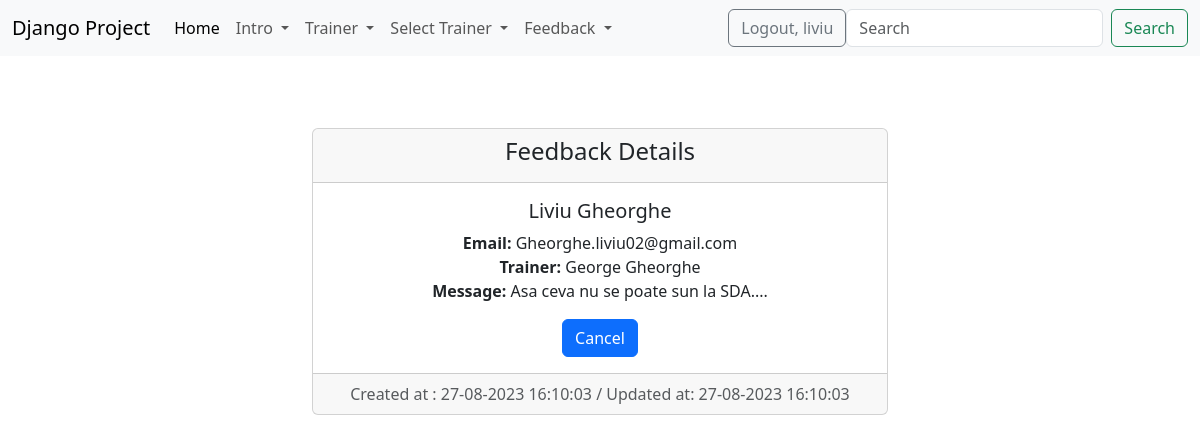
Page /detail_feedback/1/ (signed in) on the committed database.
### feedback/models.py (models this page shows)
class Feedback(models.Model):
    first_name = CharField(max_length=40)
    last_name = CharField(max_length=40)
    email = EmailField(max_length=40)
    trainer = ForeignKey(Trainer, on_delete=models.CASCADE, null=True)
    message = TextField(max_length=400)
    active = BooleanField(default=True)
    created_at = DateTimeField(auto_now_add=True)
    updated_at = DateTimeField(auto_now=True)
    def __str__(self):
        return f'{self.first_name} {self.last_name} left a feedback for {self.trainer}'

### trainer/models.py (models this page shows)
class Trainer(models.Model):
    department_options = (
        ('backend','Backend'),
        ('frontend','Frontend'),
        ('network', 'Network')
    )
    first_name=models.CharField(max_length=20)
    last_name=models.CharField(max_length=20)
    course = models.CharField(max_length=40)
    email = models.EmailField(max_length=40)
    department = models.CharField( max_length=8, choices=department_options)
    active = models.BooleanField(default=True)
    profile = models.ImageField(upload_to='profile/', null=True)
    created_at = models.DateTimeField(auto_now_add=True)
    updated_at = models.DateTimeField(auto_now=True)
    def __str__(self):
        return f'{self.first_name} {self.last_name}'

### feedback/views.py (the view)
# urls.py: path('detail_feedback/<int:pk>/', views.FeedbackDetailView.as_view(), name='detail-feedback'),
class FeedbackDetailView(LoginRequiredMixin, DetailView):
    template_name = 'feedback/detail_feedback.html'
    model = Feedback

### djangoProject/context_processors.py (called while the page is built)
def get_all_trainers(request):
    get_trainers = Trainer.objects.all()
    return {'trainers': get_trainers}

### templates/feedback/detail_feedback.html (shortened to what this page needs)
{% extends 'base.html' %}
{% block content %}
    <div class="container-fluid">
        <div class="row">
            <div class="col-md-6 offset-md-3">
                <br><br><br>
                <div class="card text-center">
                    <div class="card-header">
                        <h4>Feedback Details</h4>
                    </div>
                    <div class="card-body">
                        <h5 class="card-title"> {{ feedback.first_name }} {{ feedback.last_name }}</h5>
                        <p class="card-text">
                            <Strong>Email:</Strong> {{ feedback.email }}
                            <br>
                            <Strong>Trainer:</Strong> {{ feedback.trainer }}
                            <br>
                            <Strong>Message:</Strong> {{ feedback.message }}
                        </p>
                        <a href="{% url 'list-of-feedbacks' %}" class="btn btn-primary">Cancel</a>
                    </div>
                    <div class="card-footer text-body-secondary">
                        Created at : {{ feedback.created_at|date:'d-m-Y H:i:s' }}  / Updated at: {{ feedback.updated_at|date:'d-m-Y H:i:s' }}
                    </div>
                </div>
            </div>
        </div>
    </div>
{% endblock %}

### templates/navbar.html (shortened to what this page needs)
<nav class="navbar navbar-expand-lg bg-body-tertiary">
    <div class="container-fluid">
        <a class="navbar-brand" href="{% url 'home-page' %}">Django Project</a>
        <div class="collapse navbar-collapse" id="navbarSupportedContent">
            <ul class="navbar-nav me-auto mb-2 mb-lg-0">
                <li class="nav-item">
                    <a class="nav-link active" aria-current="page" href="{% url 'home-page' %}">Home</a>
                </li>
                {% if user.is_authenticated %}
                    <li class="nav-item dropdown">
                        <a class="nav-link dropdown-toggle" href="#" role="button" data-bs-toggle="dropdown"
                           aria-expanded="false">
                            Intro
                        </a>
                    </li>
                    {% if perms.trainer.add_trainer or perms.trainer.view_list_of_trainer %}
                        <li class="nav-item dropdown">
                            <a class="nav-link dropdown-toggle" href="#" role="button" data-bs-toggle="dropdown"
                               aria-expanded="false">
                                Trainer
                            </a>
                        </li>
                    {% endif %}
                    <li class="nav-item dropdown">
                        <a class="nav-link dropdown-toggle" href="#" role="button" data-bs-toggle="dropdown"
                           aria-expanded="false">
                            Select Trainer
                        </a>
                    </li>
                    <li class="nav-item dropdown">
                        <a class="nav-link dropdown-toggle" href="#" role="button" data-bs-toggle="dropdown"
                           aria-expanded="false">
                            Feedback
                        </a>
                    </li>
                {% endif %}
            </ul>
            {% if user.is_authenticated %}
                <div>
                    <a href="{% url 'logout' %}" class="btn btn-outline-secondary">Logout, {{ user.username }}</a>
                </div>
                <form class="d-flex" method="get" action="{% url 'search' %}" role="search">
                    <input name='filter' class="form-control me-2" type="search" placeholder="Search"
                           aria-label="Search">
                    <button class="btn btn-outline-success" type="submit">Search</button>
                </form>
            {% else %}
                <div>
                    <a href="{% url 'login' %}" class="btn btn-outline-primary">Login</a>
                    <a href="{% url 'create-user' %}" class="btn btn-outline-secondary">Sign up</a>
                </div>
            {% endif %}
        </div>
    </div>
</nav>

### rows in the picture
Feedback: first_name "Liviu", last_name "Gheorghe", email "Gheorghe.liviu02@gmail.com", trainer "George Gheorghe", message "Asa ceva nu se poate sun la SDA....", created_at "27-08-2023 16:10:03", updated_at "27-08-2023 16:10:03"

### other values in the picture
{{ user.username }} "liviu"
